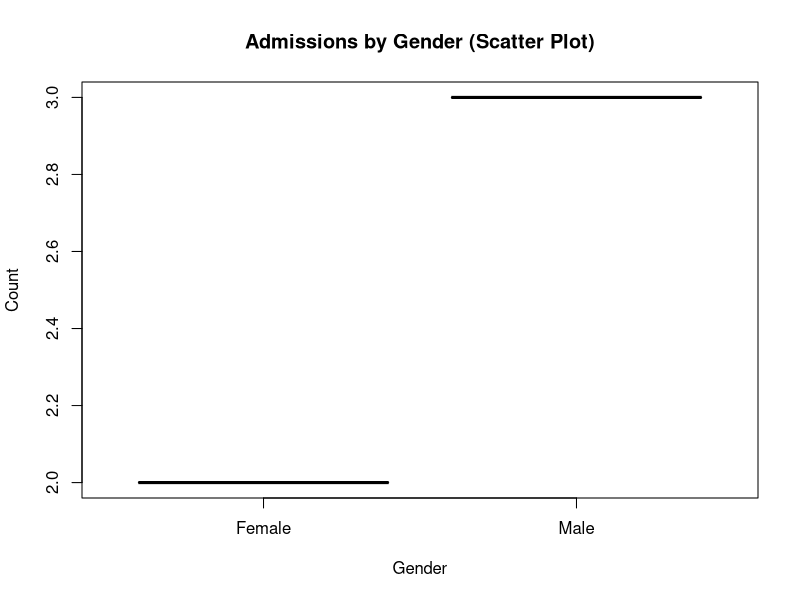
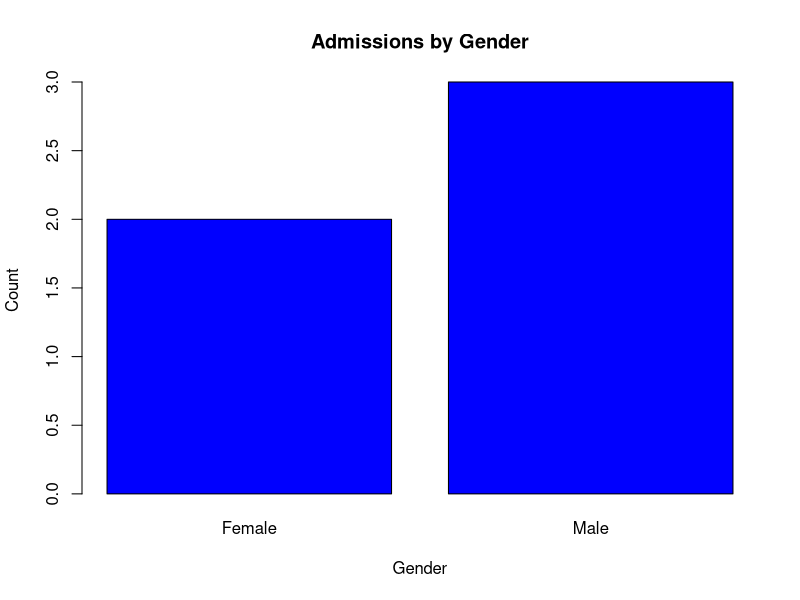

Source code (R) for these figures, in order:
## ---- chunk 1
data(UCBAdmissions)
UCBAdmissions
# Creating a simulated dataset
Admit <- c("Admitted", "Admitted", "Admitted", "Rejected", "Rejected")
Gender <- c("Male", "Female", "Male", "Female", "Male")
Dept <- c("A", "B", "C", "D", "E")
n <- c(100, 120, 80, 90, 110)

# Combining variables into a dataframe
UCBAdmissions <- data.frame(Admit, Gender, Dept, n)

# Print descriptive statistics for categorical variables
table(UCBAdmissions$Admit)
table(UCBAdmissions$Gender)
table(UCBAdmissions$Dept)

# Print descriptive statistics for quantitative variable 'n'
summary(UCBAdmissions$n)
#normalization
# Select the numeric variable to normalize (e.g., "n")
numeric_variable <- UCBAdmissions$n

# Define a function for min-max normalization
min_max_normalize <- function(x) {
  (x - min(x)) / (max(x) - min(x))
}

# Apply min-max normalization to the selected variable
normalized_variable <- min_max_normalize(numeric_variable)
normalized_variable

#plot
#scatter plot
# Create a table of counts by Gender
gender_counts <- table(UCBAdmissions$Gender)

# Extract data from the table
gender_data <- as.data.frame(gender_counts)

# Rename the columns for clarity
colnames(gender_data) <- c("Gender", "Count")

# Create a scatter plot
plot(gender_data$Gender, gender_data$Count, 
     xlab = "Gender",
     ylab = "Count",
     main = "Admissions by Gender (Scatter Plot)",
     col = "blue",
     pch = 19)  # Use filled circles as markers
#Barplot
barplot(table(UCBAdmissions$Gender), 
       main = "Admissions by Gender",
       xlab = "Gender",
       ylab = "Count",
       col = "blue")
